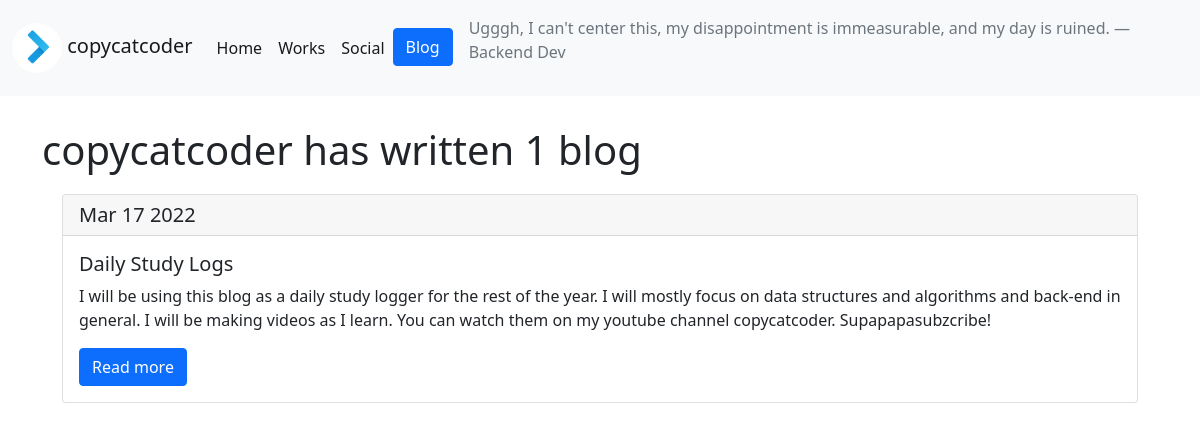
Screenshot of /blog/ with the database file from the repository.
### blog/models.py (models this page shows, shortened)
class Blog(models.Model):
    title = models.CharField(max_length=250)
    description = models.TextField()
    date = models.DateField()

### blog/views.py (the view)
# urls.py: path('', views.all_blogs, name="all-blogs-path"),
def all_blogs(request):
    blogs = Blog.objects.order_by('-date')
    return render(request, 'blog/all_blogs.html', {'blogs': blogs})

### blog/templates/blog/all_blogs.html (shortened to what this page needs)
{% extends 'base.html' %}
{% block content %}
<div class="container-md" style="padding-top: 30px;">
    <h1>copycatcoder has written {{blogs.count}} blog{{blogs.count|pluralize}}</h1>
    {% for blog in blogs %}
    <div class="card" style="margin: 20px;">
        <h5 class="card-header">{{blog.date|date:'M d Y'}}</h5>
        <div class="card-body">
            <h5 class="card-title">{{blog.title}}</h5>
            <p class="card-text">{{blog.description|striptags|truncatechars:300}}</p>
            <a href="{% url  'detail' blog.id %}" class="btn btn-primary">Read more</a>
        </div>
    </div>
    {% endfor %}
</div>
{% endblock content %}

### rows the page displays
Blog: date "Mar 17 2022", title "Daily Study Logs", description "I will be using this blog as a daily study logger for the rest of the year. I will mostly focus on data structures and algorithms and back-end in general. I will be making videos as I learn. You can watch them on my youtube channel copycatcoder. Supapapasubzcribe!"

### other values shown
{{ blogs.count }} "1"
